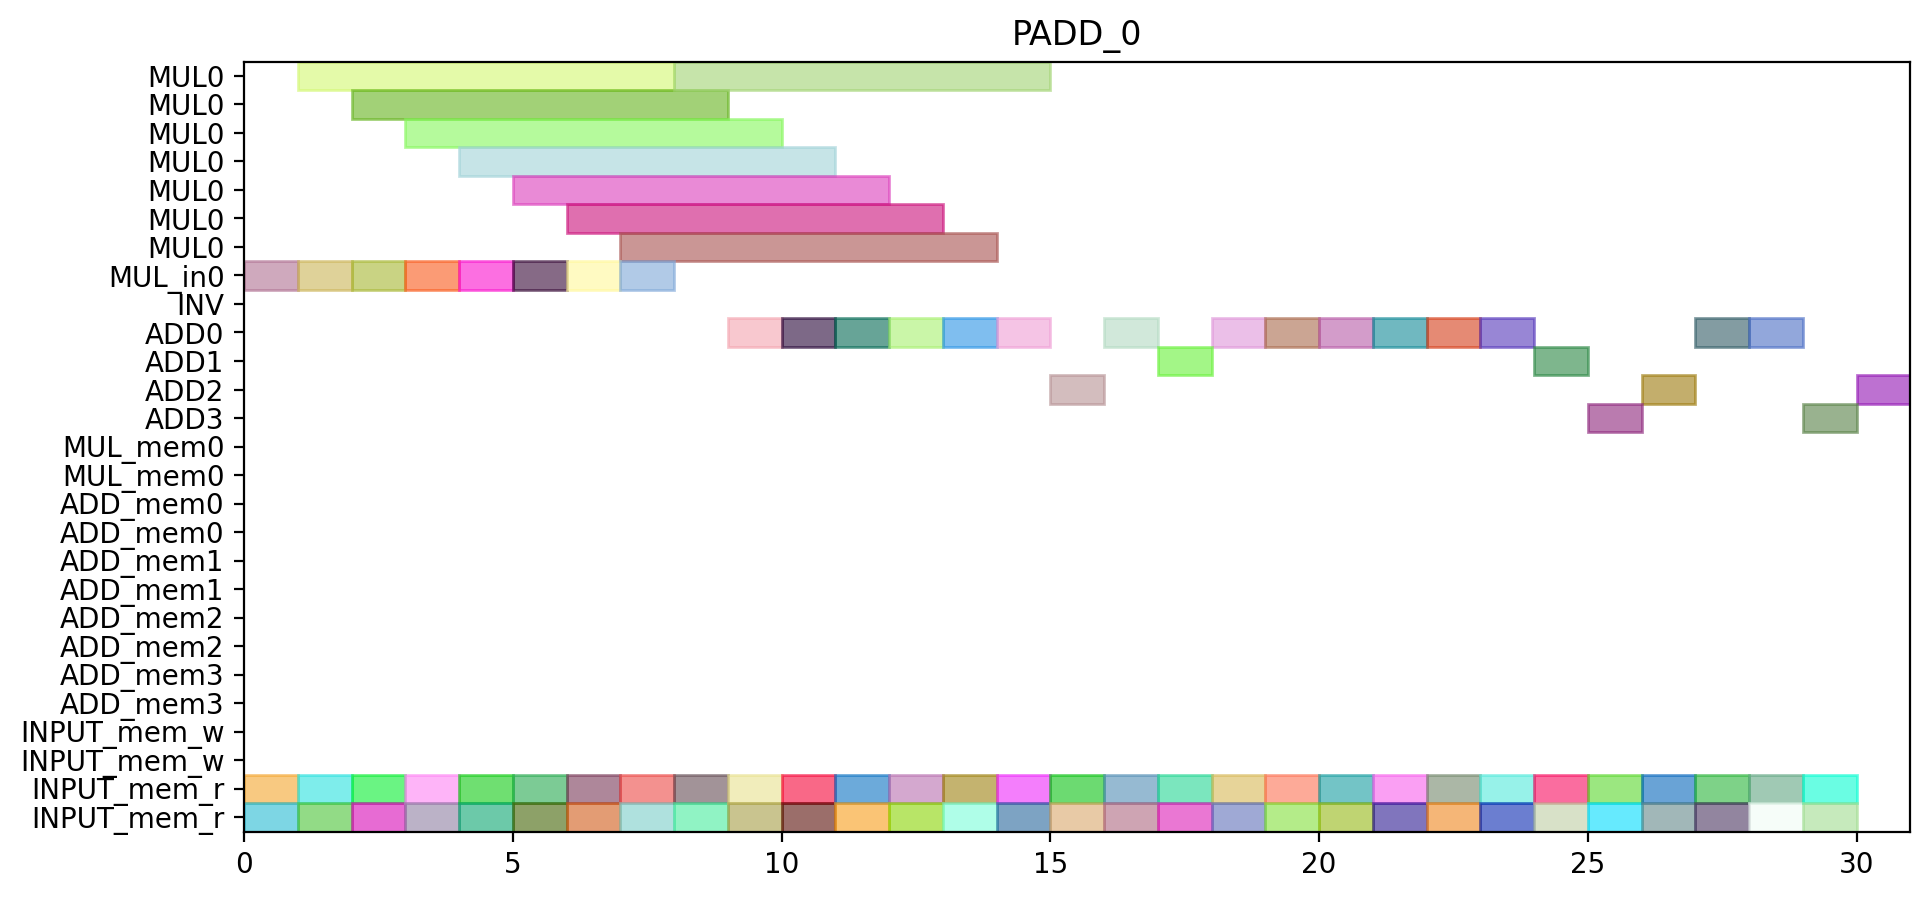

The Python source for this figure:
from pyschedule import Scenario, solvers, plotters, alt


def solve():
	horizon = 120
	S = Scenario("PADD_0", horizon=horizon)

	# resource
	MUL = S.Resources('MUL', num=1, size=7)
	MUL_in = S.Resources('MUL_in', num=1)
	INV = S.Resource('INV')
	ADD = S.Resources('ADD', num=4, periods=range(1, horizon))
	MUL_mem = S.Resources('MUL_mem', num=1, size=2)
	ADD_mem = S.Resources('ADD_mem', num=4, size=2)
	INPUT_mem_w = S.Resource('INPUT_mem_w', size=2)
	INPUT_mem_r = S.Resource('INPUT_mem_r', size=2)

	# result of previous scheduling

	# new tasks
	t0_t0_t0_in = S.Task('t0_t0_t0_in', length=1, delay_cost=1)
	t0_t0_t0_in += alt(MUL_in)
	t0_t0_t0 = S.Task('t0_t0_t0', length=7, delay_cost=1)
	t0_t0_t0 += alt(MUL)
	S += t0_t0_t0>=t0_t0_t0_in

	t0_t0_t0_mem0 = S.Task('t0_t0_t0_mem0', length=1, delay_cost=1)
	t0_t0_t0_mem0 += INPUT_mem_r
	S += t0_t0_t0_mem0 <= t0_t0_t0

	t0_t0_t0_mem1 = S.Task('t0_t0_t0_mem1', length=1, delay_cost=1)
	t0_t0_t0_mem1 += INPUT_mem_r
	S += t0_t0_t0_mem1 <= t0_t0_t0

	t0_t0_t1_in = S.Task('t0_t0_t1_in', length=1, delay_cost=1)
	t0_t0_t1_in += alt(MUL_in)
	t0_t0_t1 = S.Task('t0_t0_t1', length=7, delay_cost=1)
	t0_t0_t1 += alt(MUL)
	S += t0_t0_t1>=t0_t0_t1_in

	t0_t0_t1_mem0 = S.Task('t0_t0_t1_mem0', length=1, delay_cost=1)
	t0_t0_t1_mem0 += INPUT_mem_r
	S += t0_t0_t1_mem0 <= t0_t0_t1

	t0_t0_t1_mem1 = S.Task('t0_t0_t1_mem1', length=1, delay_cost=1)
	t0_t0_t1_mem1 += INPUT_mem_r
	S += t0_t0_t1_mem1 <= t0_t0_t1

	t0_t0_t2 = S.Task('t0_t0_t2', length=1, delay_cost=1)
	t0_t0_t2 += alt(ADD)

	t0_t0_t2_mem0 = S.Task('t0_t0_t2_mem0', length=1, delay_cost=1)
	t0_t0_t2_mem0 += INPUT_mem_r
	S += t0_t0_t2_mem0 <= t0_t0_t2

	t0_t0_t2_mem1 = S.Task('t0_t0_t2_mem1', length=1, delay_cost=1)
	t0_t0_t2_mem1 += INPUT_mem_r
	S += t0_t0_t2_mem1 <= t0_t0_t2

	t0_t0_t3 = S.Task('t0_t0_t3', length=1, delay_cost=1)
	t0_t0_t3 += alt(ADD)

	t0_t0_t3_mem0 = S.Task('t0_t0_t3_mem0', length=1, delay_cost=1)
	t0_t0_t3_mem0 += INPUT_mem_r
	S += t0_t0_t3_mem0 <= t0_t0_t3

	t0_t0_t3_mem1 = S.Task('t0_t0_t3_mem1', length=1, delay_cost=1)
	t0_t0_t3_mem1 += INPUT_mem_r
	S += t0_t0_t3_mem1 <= t0_t0_t3

	t0_t1_t0_in = S.Task('t0_t1_t0_in', length=1, delay_cost=1)
	t0_t1_t0_in += alt(MUL_in)
	t0_t1_t0 = S.Task('t0_t1_t0', length=7, delay_cost=1)
	t0_t1_t0 += alt(MUL)
	S += t0_t1_t0>=t0_t1_t0_in

	t0_t1_t0_mem0 = S.Task('t0_t1_t0_mem0', length=1, delay_cost=1)
	t0_t1_t0_mem0 += INPUT_mem_r
	S += t0_t1_t0_mem0 <= t0_t1_t0

	t0_t1_t0_mem1 = S.Task('t0_t1_t0_mem1', length=1, delay_cost=1)
	t0_t1_t0_mem1 += INPUT_mem_r
	S += t0_t1_t0_mem1 <= t0_t1_t0

	t0_t1_t1_in = S.Task('t0_t1_t1_in', length=1, delay_cost=1)
	t0_t1_t1_in += alt(MUL_in)
	t0_t1_t1 = S.Task('t0_t1_t1', length=7, delay_cost=1)
	t0_t1_t1 += alt(MUL)
	S += t0_t1_t1>=t0_t1_t1_in

	t0_t1_t1_mem0 = S.Task('t0_t1_t1_mem0', length=1, delay_cost=1)
	t0_t1_t1_mem0 += INPUT_mem_r
	S += t0_t1_t1_mem0 <= t0_t1_t1

	t0_t1_t1_mem1 = S.Task('t0_t1_t1_mem1', length=1, delay_cost=1)
	t0_t1_t1_mem1 += INPUT_mem_r
	S += t0_t1_t1_mem1 <= t0_t1_t1

	t0_t1_t2 = S.Task('t0_t1_t2', length=1, delay_cost=1)
	t0_t1_t2 += alt(ADD)

	t0_t1_t2_mem0 = S.Task('t0_t1_t2_mem0', length=1, delay_cost=1)
	t0_t1_t2_mem0 += INPUT_mem_r
	S += t0_t1_t2_mem0 <= t0_t1_t2

	t0_t1_t2_mem1 = S.Task('t0_t1_t2_mem1', length=1, delay_cost=1)
	t0_t1_t2_mem1 += INPUT_mem_r
	S += t0_t1_t2_mem1 <= t0_t1_t2

	t0_t1_t3 = S.Task('t0_t1_t3', length=1, delay_cost=1)
	t0_t1_t3 += alt(ADD)

	t0_t1_t3_mem0 = S.Task('t0_t1_t3_mem0', length=1, delay_cost=1)
	t0_t1_t3_mem0 += INPUT_mem_r
	S += t0_t1_t3_mem0 <= t0_t1_t3

	t0_t1_t3_mem1 = S.Task('t0_t1_t3_mem1', length=1, delay_cost=1)
	t0_t1_t3_mem1 += INPUT_mem_r
	S += t0_t1_t3_mem1 <= t0_t1_t3

	t0_t20 = S.Task('t0_t20', length=1, delay_cost=1)
	t0_t20 += alt(ADD)

	t0_t20_mem0 = S.Task('t0_t20_mem0', length=1, delay_cost=1)
	t0_t20_mem0 += INPUT_mem_r
	S += t0_t20_mem0 <= t0_t20

	t0_t20_mem1 = S.Task('t0_t20_mem1', length=1, delay_cost=1)
	t0_t20_mem1 += INPUT_mem_r
	S += t0_t20_mem1 <= t0_t20

	t0_t21 = S.Task('t0_t21', length=1, delay_cost=1)
	t0_t21 += alt(ADD)

	t0_t21_mem0 = S.Task('t0_t21_mem0', length=1, delay_cost=1)
	t0_t21_mem0 += INPUT_mem_r
	S += t0_t21_mem0 <= t0_t21

	t0_t21_mem1 = S.Task('t0_t21_mem1', length=1, delay_cost=1)
	t0_t21_mem1 += INPUT_mem_r
	S += t0_t21_mem1 <= t0_t21

	t0_t30 = S.Task('t0_t30', length=1, delay_cost=1)
	t0_t30 += alt(ADD)

	t0_t30_mem0 = S.Task('t0_t30_mem0', length=1, delay_cost=1)
	t0_t30_mem0 += INPUT_mem_r
	S += t0_t30_mem0 <= t0_t30

	t0_t30_mem1 = S.Task('t0_t30_mem1', length=1, delay_cost=1)
	t0_t30_mem1 += INPUT_mem_r
	S += t0_t30_mem1 <= t0_t30

	t0_t31 = S.Task('t0_t31', length=1, delay_cost=1)
	t0_t31 += alt(ADD)

	t0_t31_mem0 = S.Task('t0_t31_mem0', length=1, delay_cost=1)
	t0_t31_mem0 += INPUT_mem_r
	S += t0_t31_mem0 <= t0_t31

	t0_t31_mem1 = S.Task('t0_t31_mem1', length=1, delay_cost=1)
	t0_t31_mem1 += INPUT_mem_r
	S += t0_t31_mem1 <= t0_t31

	t2_t0_t0_in = S.Task('t2_t0_t0_in', length=1, delay_cost=1)
	t2_t0_t0_in += alt(MUL_in)
	t2_t0_t0 = S.Task('t2_t0_t0', length=7, delay_cost=1)
	t2_t0_t0 += alt(MUL)
	S += t2_t0_t0>=t2_t0_t0_in

	t2_t0_t0_mem0 = S.Task('t2_t0_t0_mem0', length=1, delay_cost=1)
	t2_t0_t0_mem0 += INPUT_mem_r
	S += t2_t0_t0_mem0 <= t2_t0_t0

	t2_t0_t0_mem1 = S.Task('t2_t0_t0_mem1', length=1, delay_cost=1)
	t2_t0_t0_mem1 += INPUT_mem_r
	S += t2_t0_t0_mem1 <= t2_t0_t0

	t2_t0_t1_in = S.Task('t2_t0_t1_in', length=1, delay_cost=1)
	t2_t0_t1_in += alt(MUL_in)
	t2_t0_t1 = S.Task('t2_t0_t1', length=7, delay_cost=1)
	t2_t0_t1 += alt(MUL)
	S += t2_t0_t1>=t2_t0_t1_in

	t2_t0_t1_mem0 = S.Task('t2_t0_t1_mem0', length=1, delay_cost=1)
	t2_t0_t1_mem0 += INPUT_mem_r
	S += t2_t0_t1_mem0 <= t2_t0_t1

	t2_t0_t1_mem1 = S.Task('t2_t0_t1_mem1', length=1, delay_cost=1)
	t2_t0_t1_mem1 += INPUT_mem_r
	S += t2_t0_t1_mem1 <= t2_t0_t1

	t2_t0_t2 = S.Task('t2_t0_t2', length=1, delay_cost=1)
	t2_t0_t2 += alt(ADD)

	t2_t0_t2_mem0 = S.Task('t2_t0_t2_mem0', length=1, delay_cost=1)
	t2_t0_t2_mem0 += INPUT_mem_r
	S += t2_t0_t2_mem0 <= t2_t0_t2

	t2_t0_t2_mem1 = S.Task('t2_t0_t2_mem1', length=1, delay_cost=1)
	t2_t0_t2_mem1 += INPUT_mem_r
	S += t2_t0_t2_mem1 <= t2_t0_t2

	t2_t0_t3 = S.Task('t2_t0_t3', length=1, delay_cost=1)
	t2_t0_t3 += alt(ADD)

	t2_t0_t3_mem0 = S.Task('t2_t0_t3_mem0', length=1, delay_cost=1)
	t2_t0_t3_mem0 += INPUT_mem_r
	S += t2_t0_t3_mem0 <= t2_t0_t3

	t2_t0_t3_mem1 = S.Task('t2_t0_t3_mem1', length=1, delay_cost=1)
	t2_t0_t3_mem1 += INPUT_mem_r
	S += t2_t0_t3_mem1 <= t2_t0_t3

	t2_t1_t0_in = S.Task('t2_t1_t0_in', length=1, delay_cost=1)
	t2_t1_t0_in += alt(MUL_in)
	t2_t1_t0 = S.Task('t2_t1_t0', length=7, delay_cost=1)
	t2_t1_t0 += alt(MUL)
	S += t2_t1_t0>=t2_t1_t0_in

	t2_t1_t0_mem0 = S.Task('t2_t1_t0_mem0', length=1, delay_cost=1)
	t2_t1_t0_mem0 += INPUT_mem_r
	S += t2_t1_t0_mem0 <= t2_t1_t0

	t2_t1_t0_mem1 = S.Task('t2_t1_t0_mem1', length=1, delay_cost=1)
	t2_t1_t0_mem1 += INPUT_mem_r
	S += t2_t1_t0_mem1 <= t2_t1_t0

	t2_t1_t1_in = S.Task('t2_t1_t1_in', length=1, delay_cost=1)
	t2_t1_t1_in += alt(MUL_in)
	t2_t1_t1 = S.Task('t2_t1_t1', length=7, delay_cost=1)
	t2_t1_t1 += alt(MUL)
	S += t2_t1_t1>=t2_t1_t1_in

	t2_t1_t1_mem0 = S.Task('t2_t1_t1_mem0', length=1, delay_cost=1)
	t2_t1_t1_mem0 += INPUT_mem_r
	S += t2_t1_t1_mem0 <= t2_t1_t1

	t2_t1_t1_mem1 = S.Task('t2_t1_t1_mem1', length=1, delay_cost=1)
	t2_t1_t1_mem1 += INPUT_mem_r
	S += t2_t1_t1_mem1 <= t2_t1_t1

	t2_t1_t2 = S.Task('t2_t1_t2', length=1, delay_cost=1)
	t2_t1_t2 += alt(ADD)

	t2_t1_t2_mem0 = S.Task('t2_t1_t2_mem0', length=1, delay_cost=1)
	t2_t1_t2_mem0 += INPUT_mem_r
	S += t2_t1_t2_mem0 <= t2_t1_t2

	t2_t1_t2_mem1 = S.Task('t2_t1_t2_mem1', length=1, delay_cost=1)
	t2_t1_t2_mem1 += INPUT_mem_r
	S += t2_t1_t2_mem1 <= t2_t1_t2

	t2_t1_t3 = S.Task('t2_t1_t3', length=1, delay_cost=1)
	t2_t1_t3 += alt(ADD)

	t2_t1_t3_mem0 = S.Task('t2_t1_t3_mem0', length=1, delay_cost=1)
	t2_t1_t3_mem0 += INPUT_mem_r
	S += t2_t1_t3_mem0 <= t2_t1_t3

	t2_t1_t3_mem1 = S.Task('t2_t1_t3_mem1', length=1, delay_cost=1)
	t2_t1_t3_mem1 += INPUT_mem_r
	S += t2_t1_t3_mem1 <= t2_t1_t3

	t2_t20 = S.Task('t2_t20', length=1, delay_cost=1)
	t2_t20 += alt(ADD)

	t2_t20_mem0 = S.Task('t2_t20_mem0', length=1, delay_cost=1)
	t2_t20_mem0 += INPUT_mem_r
	S += t2_t20_mem0 <= t2_t20

	t2_t20_mem1 = S.Task('t2_t20_mem1', length=1, delay_cost=1)
	t2_t20_mem1 += INPUT_mem_r
	S += t2_t20_mem1 <= t2_t20

	t2_t21 = S.Task('t2_t21', length=1, delay_cost=1)
	t2_t21 += alt(ADD)

	t2_t21_mem0 = S.Task('t2_t21_mem0', length=1, delay_cost=1)
	t2_t21_mem0 += INPUT_mem_r
	S += t2_t21_mem0 <= t2_t21

	t2_t21_mem1 = S.Task('t2_t21_mem1', length=1, delay_cost=1)
	t2_t21_mem1 += INPUT_mem_r
	S += t2_t21_mem1 <= t2_t21

	t2_t30 = S.Task('t2_t30', length=1, delay_cost=1)
	t2_t30 += alt(ADD)

	t2_t30_mem0 = S.Task('t2_t30_mem0', length=1, delay_cost=1)
	t2_t30_mem0 += INPUT_mem_r
	S += t2_t30_mem0 <= t2_t30

	t2_t30_mem1 = S.Task('t2_t30_mem1', length=1, delay_cost=1)
	t2_t30_mem1 += INPUT_mem_r
	S += t2_t30_mem1 <= t2_t30

	t2_t31 = S.Task('t2_t31', length=1, delay_cost=1)
	t2_t31 += alt(ADD)

	t2_t31_mem0 = S.Task('t2_t31_mem0', length=1, delay_cost=1)
	t2_t31_mem0 += INPUT_mem_r
	S += t2_t31_mem0 <= t2_t31

	t2_t31_mem1 = S.Task('t2_t31_mem1', length=1, delay_cost=1)
	t2_t31_mem1 += INPUT_mem_r
	S += t2_t31_mem1 <= t2_t31

	t7_t0_t2 = S.Task('t7_t0_t2', length=1, delay_cost=1)
	t7_t0_t2 += alt(ADD)

	t7_t0_t2_mem0 = S.Task('t7_t0_t2_mem0', length=1, delay_cost=1)
	t7_t0_t2_mem0 += INPUT_mem_r
	S += t7_t0_t2_mem0 <= t7_t0_t2

	t7_t0_t2_mem1 = S.Task('t7_t0_t2_mem1', length=1, delay_cost=1)
	t7_t0_t2_mem1 += INPUT_mem_r
	S += t7_t0_t2_mem1 <= t7_t0_t2

	t7_t1_t2 = S.Task('t7_t1_t2', length=1, delay_cost=1)
	t7_t1_t2 += alt(ADD)

	t7_t1_t2_mem0 = S.Task('t7_t1_t2_mem0', length=1, delay_cost=1)
	t7_t1_t2_mem0 += INPUT_mem_r
	S += t7_t1_t2_mem0 <= t7_t1_t2

	t7_t1_t2_mem1 = S.Task('t7_t1_t2_mem1', length=1, delay_cost=1)
	t7_t1_t2_mem1 += INPUT_mem_r
	S += t7_t1_t2_mem1 <= t7_t1_t2

	t7_t20 = S.Task('t7_t20', length=1, delay_cost=1)
	t7_t20 += alt(ADD)

	t7_t20_mem0 = S.Task('t7_t20_mem0', length=1, delay_cost=1)
	t7_t20_mem0 += INPUT_mem_r
	S += t7_t20_mem0 <= t7_t20

	t7_t20_mem1 = S.Task('t7_t20_mem1', length=1, delay_cost=1)
	t7_t20_mem1 += INPUT_mem_r
	S += t7_t20_mem1 <= t7_t20

	t7_t21 = S.Task('t7_t21', length=1, delay_cost=1)
	t7_t21 += alt(ADD)

	t7_t21_mem0 = S.Task('t7_t21_mem0', length=1, delay_cost=1)
	t7_t21_mem0 += INPUT_mem_r
	S += t7_t21_mem0 <= t7_t21

	t7_t21_mem1 = S.Task('t7_t21_mem1', length=1, delay_cost=1)
	t7_t21_mem1 += INPUT_mem_r
	S += t7_t21_mem1 <= t7_t21

	t9_t0_t2 = S.Task('t9_t0_t2', length=1, delay_cost=1)
	t9_t0_t2 += alt(ADD)

	t9_t0_t2_mem0 = S.Task('t9_t0_t2_mem0', length=1, delay_cost=1)
	t9_t0_t2_mem0 += INPUT_mem_r
	S += t9_t0_t2_mem0 <= t9_t0_t2

	t9_t0_t2_mem1 = S.Task('t9_t0_t2_mem1', length=1, delay_cost=1)
	t9_t0_t2_mem1 += INPUT_mem_r
	S += t9_t0_t2_mem1 <= t9_t0_t2

	t9_t1_t2 = S.Task('t9_t1_t2', length=1, delay_cost=1)
	t9_t1_t2 += alt(ADD)

	t9_t1_t2_mem0 = S.Task('t9_t1_t2_mem0', length=1, delay_cost=1)
	t9_t1_t2_mem0 += INPUT_mem_r
	S += t9_t1_t2_mem0 <= t9_t1_t2

	t9_t1_t2_mem1 = S.Task('t9_t1_t2_mem1', length=1, delay_cost=1)
	t9_t1_t2_mem1 += INPUT_mem_r
	S += t9_t1_t2_mem1 <= t9_t1_t2

	solvers.mip.solve(S,msg=1,kind='CPLEX',ratio_gap=1.01)

	solution = [['hoge']*len(S.solution()[1]) for i in range(len(S.solution()))]
	for i in range(len(S.solution())):
		for j in range(len(S.solution()[i])):
			solution[i][j]=str(S.solution()[i][j])
	print(solution)

	cycles = int(solution[-1][3])

	pic_file_name = "/home/mfukuda/pairing_automation_design2/bls24-315/scheduling/PADD_mul1_add4/PADD_0.png"
	if(S.solution() != []):
		plotters.matplotlib.plot(S,img_filename=pic_file_name, vertical_text=True, fig_size=(cycles*0.25+3, 5), show_task_labels=False)

	return solution
